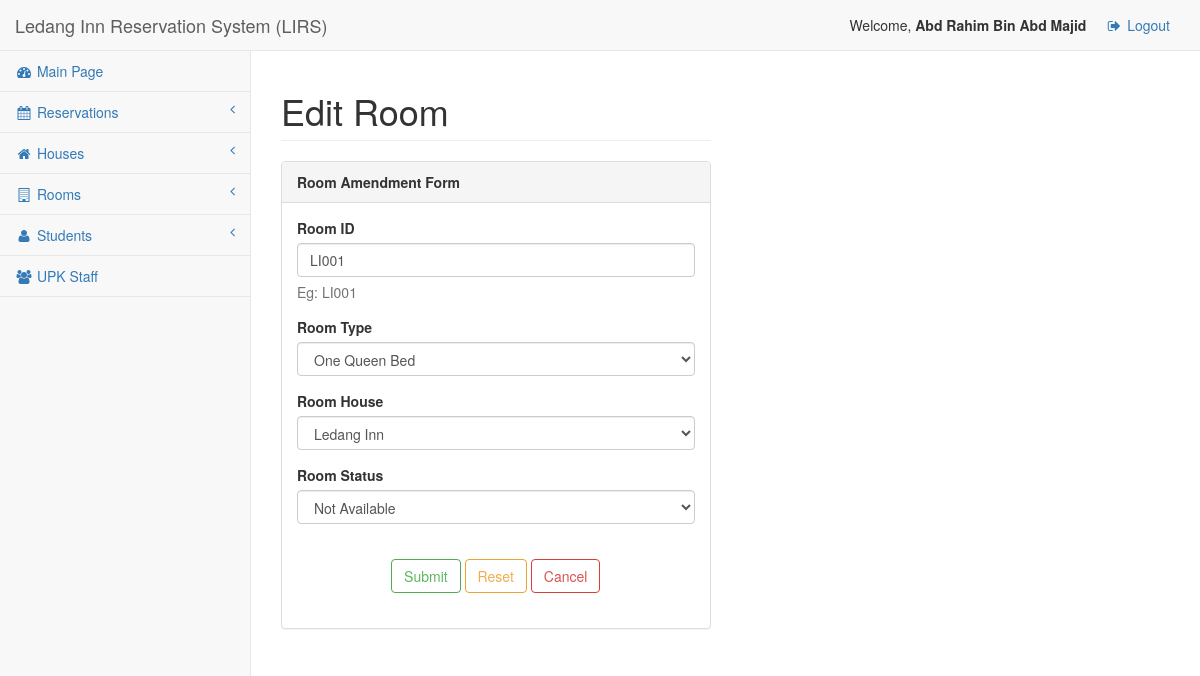
Screenshot of /edit_room.php?ID=LI001 (signed in) with the database file from the repository.
### tables this page shows
CREATE TABLE `ROOM` (
  `R_ID` varchar(5) NOT NULL,
  `R_TYPE` varchar(2) NOT NULL,
  `R_HOUSE` varchar(3) NOT NULL,
  `R_STAT` tinyint(1) NOT NULL DEFAULT 1
);

### edit_room.php (the view, shortened to what this page needs)
<html lang="en">
<head>
	<?php
		if(isset($_GET["ID"]) && ($_GET["ID"] != null))
		{
			$TEMP_ID	= $_GET["ID"];
			$R_ID		= null;
			$sql_choose = "SELECT * FROM ROOM WHERE R_ID = \"$TEMP_ID\"";
			$result_choose = mysql_query($sql_choose);
			while ($row = mysql_fetch_array($result_choose))
			{
				$R_ID 		= $row["R_ID"];
				$R_TYPE 	= $row["R_TYPE"];
				$R_HOUSE 	= $row["R_HOUSE"];
				$R_STAT 	= $row["R_STAT"];
			}
		}
	?>
    <link href="bower_components/bootstrap/dist/css/bootstrap.min.css" rel="stylesheet">
    <link href="bower_components/metisMenu/dist/metisMenu.min.css" rel="stylesheet">
    <link href="dist/css/sb-admin-2.css" rel="stylesheet">
    <link href="bower_components/font-awesome/css/font-awesome.min.css" rel="stylesheet" type="text/css">
</head>
<body>
    <div id="wrapper">
        <nav class="navbar navbar-default navbar-static-top" role="navigation" style="margin-bottom: 0">
            <div class="navbar-header">
                <a class="navbar-brand" href="index.php">Ledang Inn Reservation System (LIRS)</a>
            </div>
            <ul class="nav navbar-top-links navbar-right">
				<li class="dropdown">
					Welcome, <strong><?php print($_SESSION["NAME"]); ?></strong>
				</li>
                <li class="dropdown">
					<a href="logout.php">
                        <i class="fa fa-sign-out fa-fw"></i> Logout
                    </a>
                </li>
            </ul>
            <div class="navbar-default sidebar" role="navigation">
                <div class="sidebar-nav navbar-collapse">
                    <ul class="nav" id="side-menu">
						<?php
							include('nav.php');
						?>
                    </ul>
                </div>
            </div>
        </nav>
        <div id="page-wrapper">
			<div class="row">
				<div class="col-lg-6">
					<h1 class="page-header">Edit Room</h1>
				</div>
			</div>
			<div class="row">
                <div class="col-lg-6">
                    <div class="panel panel-default">
                        <div class="panel-heading">
                            <b>Room Amendment Form</b>
                        </div>
					<?php
						if(isset($_GET["ID"]) && ($_GET["ID"] != null) && ($R_ID != null))
						{
					?>
                        <div class="panel-body">
                            <div class="row">
                                <div class="col-lg-12">
                                    <form role="form" id="edit_room" action ="edit_room.php" method ="POST">
                                        <div class="form-group">
											<label>Room ID</label>
                                            <input class="form-control" type="text" size="5" maxlength="5" name="R_ID" value="<?php print($R_ID); ?>">
											<p class="help-block">Eg: LI001</p>
                                        </div>
										<div class="form-group">
											<label>Room Type</label>
                                            <select class="form-control" name="R_TYPE">
												<option value="QB" <?php if($R_TYPE == "QB"){ echo "selected"; } ?>> One Queen Bed</option>
											</select>
                                        </div>
										<div class="form-group">
											<label>Room House</label>
                                            <select class="form-control" name="R_HOUSE">
												<?php
													$sql_choose = "SELECT * FROM HOUSE ORDER BY H_NAME";
													$result_choose = mysql_query($sql_choose);
													while ($row = mysql_fetch_array($result_choose))
													{
														$H1 = $row["H_ID"];
														$H2 = $row["H_NAME"];
														$sel = null;
														if($H1 == $R_HOUSE)
														{ $sel = "selected"; }
														echo '<option value="' . $H1 . '" ' . $sel . '> ' . $H2 . '</option>';
													}
												?>
											</select>
                                        </div>
										<div class="form-group">
											<label>Room Status</label>
											<select class="form-control" name="R_STAT">
												<option value="0" <?php if($R_STAT == false){ echo "selected"; } ?>> Not Available</option>
											</select>
										</div>
								</div>
							</div>
							<div class="row" align="center">
								<br />
								<button type="submit" class="btn btn-outline btn-success" form="edit_room" value="Submit">Submit</button>
								<button type="reset" class="btn btn-outline btn-warning"form="edit_room" value="Reset">Reset</button>
								<a href="list_room.php"><button type="button" class="btn btn-outline btn-danger" >Cancel</button></a>
								<br /><br />
							</div>
						</div>
					</div>
					<?php
						}
					?>
				</div>
			</div>
		</div>
    </div>
</body>
</html>

### rows the page displays
room: R_ID "LI001", R_TYPE "One Queen Bed", R_STAT "Not Available"

### other values shown
$_SESSION["NAME"] "Abd Rahim Bin Abd Majid"
form field R_HOUSE "Ledang Inn"
